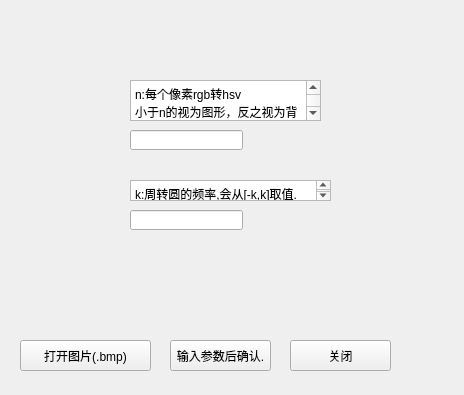
<?xml version="1.0" encoding="UTF-8"?>
<ui version="4.0">
 <class>FourierWidget</class>
 <widget class="QWidget" name="FourierWidget">
  <property name="geometry">
   <rect>
    <x>0</x>
    <y>0</y>
    <width>464</width>
    <height>395</height>
   </rect>
  </property>
  <property name="windowTitle">
   <string>FourierWidget</string>
  </property>
  <widget class="QPushButton" name="pbt1">
   <property name="enabled">
    <bool>true</bool>
   </property>
   <property name="geometry">
    <rect>
     <x>20</x>
     <y>340</y>
     <width>131</width>
     <height>31</height>
    </rect>
   </property>
   <property name="cursor">
    <cursorShape>ArrowCursor</cursorShape>
   </property>
   <property name="text">
    <string>打开图片(.bmp)</string>
   </property>
  </widget>
  <widget class="QPushButton" name="pbt3">
   <property name="geometry">
    <rect>
     <x>290</x>
     <y>340</y>
     <width>101</width>
     <height>31</height>
    </rect>
   </property>
   <property name="text">
    <string>关闭</string>
   </property>
  </widget>
  <widget class="QLineEdit" name="ed1">
   <property name="geometry">
    <rect>
     <x>130</x>
     <y>130</y>
     <width>113</width>
     <height>20</height>
    </rect>
   </property>
  </widget>
  <widget class="QLineEdit" name="ed2">
   <property name="geometry">
    <rect>
     <x>130</x>
     <y>210</y>
     <width>113</width>
     <height>20</height>
    </rect>
   </property>
  </widget>
  <widget class="QPushButton" name="pbt2">
   <property name="geometry">
    <rect>
     <x>170</x>
     <y>340</y>
     <width>101</width>
     <height>31</height>
    </rect>
   </property>
   <property name="text">
    <string>输入参数后确认.</string>
   </property>
  </widget>
  <widget class="QPlainTextEdit" name="ped1">
   <property name="geometry">
    <rect>
     <x>130</x>
     <y>80</y>
     <width>191</width>
     <height>41</height>
    </rect>
   </property>
   <property name="plainText">
    <string>n:每个像素rgb转hsv
小于n的视为图形，反之视为背景</string>
   </property>
  </widget>
  <widget class="QPlainTextEdit" name="ped2">
   <property name="geometry">
    <rect>
     <x>130</x>
     <y>180</y>
     <width>201</width>
     <height>21</height>
    </rect>
   </property>
   <property name="plainText">
    <string>k:周转圆的频率,会从[-k,k]取值.</string>
   </property>
  </widget>
 </widget>
 <resources/>
 <connections/>
</ui>
